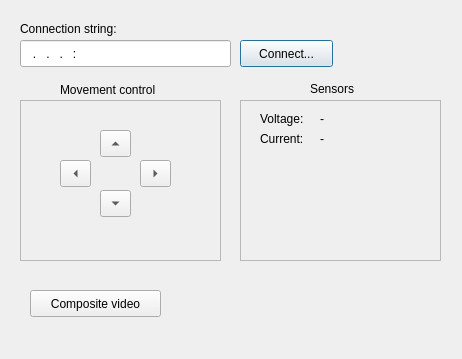
<?xml version="1.0" encoding="UTF-8"?>
<ui version="4.0">
 <class>MainForm</class>
 <widget class="QDialog" name="MainForm">
  <property name="geometry">
   <rect>
    <x>0</x>
    <y>0</y>
    <width>462</width>
    <height>359</height>
   </rect>
  </property>
  <property name="windowTitle">
   <string>MainForm</string>
  </property>
  <widget class="QPushButton" name="btnConnect">
   <property name="geometry">
    <rect>
     <x>240</x>
     <y>40</y>
     <width>93</width>
     <height>27</height>
    </rect>
   </property>
   <property name="text">
    <string>Connect...</string>
   </property>
  </widget>
  <widget class="QLabel" name="label">
   <property name="geometry">
    <rect>
     <x>20</x>
     <y>20</y>
     <width>131</width>
     <height>17</height>
    </rect>
   </property>
   <property name="text">
    <string>Connection string:</string>
   </property>
  </widget>
  <widget class="QLineEdit" name="txtConnectionString">
   <property name="geometry">
    <rect>
     <x>20</x>
     <y>40</y>
     <width>211</width>
     <height>27</height>
    </rect>
   </property>
   <property name="inputMask">
    <string>000.000.000.000:0000; </string>
   </property>
  </widget>
  <widget class="QFrame" name="frmMove">
   <property name="geometry">
    <rect>
     <x>20</x>
     <y>100</y>
     <width>201</width>
     <height>161</height>
    </rect>
   </property>
   <property name="frameShape">
    <enum>QFrame::StyledPanel</enum>
   </property>
   <property name="frameShadow">
    <enum>QFrame::Raised</enum>
   </property>
   <widget class="QToolButton" name="btnBackward">
    <property name="geometry">
     <rect>
      <x>80</x>
      <y>90</y>
      <width>31</width>
      <height>27</height>
     </rect>
    </property>
    <property name="text">
     <string/>
    </property>
    <property name="arrowType">
     <enum>Qt::DownArrow</enum>
    </property>
   </widget>
   <widget class="QToolButton" name="btnRotateLeft">
    <property name="geometry">
     <rect>
      <x>40</x>
      <y>60</y>
      <width>31</width>
      <height>27</height>
     </rect>
    </property>
    <property name="text">
     <string/>
    </property>
    <property name="arrowType">
     <enum>Qt::LeftArrow</enum>
    </property>
   </widget>
   <widget class="QToolButton" name="btnForward">
    <property name="geometry">
     <rect>
      <x>80</x>
      <y>30</y>
      <width>31</width>
      <height>27</height>
     </rect>
    </property>
    <property name="text">
     <string/>
    </property>
    <property name="arrowType">
     <enum>Qt::UpArrow</enum>
    </property>
   </widget>
   <widget class="QToolButton" name="btnRotateRight">
    <property name="geometry">
     <rect>
      <x>120</x>
      <y>60</y>
      <width>31</width>
      <height>27</height>
     </rect>
    </property>
    <property name="text">
     <string/>
    </property>
    <property name="arrowType">
     <enum>Qt::RightArrow</enum>
    </property>
   </widget>
  </widget>
  <widget class="QLabel" name="label_2">
   <property name="geometry">
    <rect>
     <x>60</x>
     <y>80</y>
     <width>131</width>
     <height>20</height>
    </rect>
   </property>
   <property name="text">
    <string>Movement control</string>
   </property>
  </widget>
  <widget class="QFrame" name="frmSensors">
   <property name="geometry">
    <rect>
     <x>240</x>
     <y>100</y>
     <width>201</width>
     <height>161</height>
    </rect>
   </property>
   <property name="frameShape">
    <enum>QFrame::StyledPanel</enum>
   </property>
   <property name="frameShadow">
    <enum>QFrame::Raised</enum>
   </property>
   <widget class="QLabel" name="label_4">
    <property name="geometry">
     <rect>
      <x>20</x>
      <y>10</y>
      <width>66</width>
      <height>17</height>
     </rect>
    </property>
    <property name="text">
     <string>Voltage:</string>
    </property>
   </widget>
   <widget class="QLabel" name="label_5">
    <property name="geometry">
     <rect>
      <x>20</x>
      <y>30</y>
      <width>66</width>
      <height>17</height>
     </rect>
    </property>
    <property name="text">
     <string>Current:</string>
    </property>
   </widget>
   <widget class="QLabel" name="lblVoltage">
    <property name="geometry">
     <rect>
      <x>80</x>
      <y>10</y>
      <width>62</width>
      <height>17</height>
     </rect>
    </property>
    <property name="text">
     <string>-</string>
    </property>
   </widget>
   <widget class="QLabel" name="lblCurrent">
    <property name="geometry">
     <rect>
      <x>80</x>
      <y>30</y>
      <width>62</width>
      <height>17</height>
     </rect>
    </property>
    <property name="text">
     <string>-</string>
    </property>
   </widget>
  </widget>
  <widget class="QLabel" name="label_3">
   <property name="geometry">
    <rect>
     <x>310</x>
     <y>80</y>
     <width>51</width>
     <height>17</height>
    </rect>
   </property>
   <property name="text">
    <string>Sensors</string>
   </property>
  </widget>
  <widget class="QPushButton" name="btnShowComposite">
   <property name="geometry">
    <rect>
     <x>30</x>
     <y>290</y>
     <width>131</width>
     <height>27</height>
    </rect>
   </property>
   <property name="text">
    <string>Composite video</string>
   </property>
   <property name="checkable">
    <bool>true</bool>
   </property>
  </widget>
 </widget>
 <resources/>
 <connections/>
</ui>
